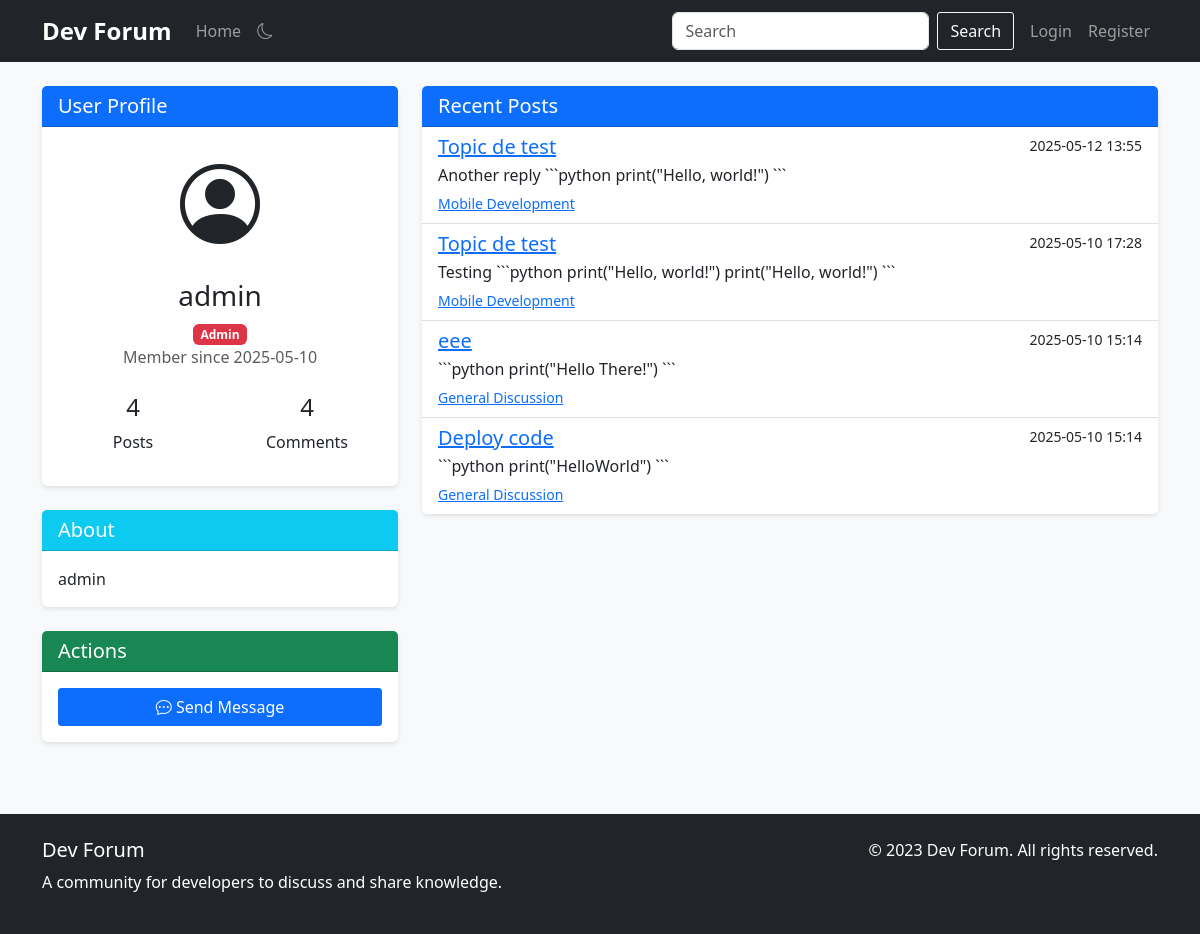
/profile/admin, run on the app's committed database.
### app.py (models this page shows, shortened)
class User(db.Model, UserMixin):
    id = db.Column(db.Integer, primary_key=True)
    username = db.Column(db.String(80), unique=True, nullable=False, index=True)
    email = db.Column(db.String(120), unique=True, nullable=False, index=True)
    password_hash = db.Column(db.String(128))
    bio = db.Column(db.Text, nullable=True)
    join_date = db.Column(db.DateTime, default=datetime.utcnow, index=True)
    is_admin = db.Column(db.Boolean, default=False)
    posts = db.relationship('Post', backref='author', lazy='dynamic', cascade='all, delete-orphan')
    comments = db.relationship('Comment', backref='author', lazy='dynamic', cascade='all, delete-orphan')

class Post(db.Model):
    id = db.Column(db.Integer, primary_key=True)
    content = db.Column(db.Text, nullable=False)
    created_at = db.Column(db.DateTime, default=datetime.utcnow, index=True)
    updated_at = db.Column(db.DateTime, default=datetime.utcnow, onupdate=datetime.utcnow)
    user_id = db.Column(db.Integer, db.ForeignKey('user.id'), nullable=False, index=True)
    topic_id = db.Column(db.Integer, db.ForeignKey('topic.id'), nullable=False, index=True)
    comments = db.relationship('Comment', backref='post', lazy='dynamic', cascade='all, delete-orphan')

class Topic(db.Model):
    id = db.Column(db.Integer, primary_key=True)
    title = db.Column(db.String(100), nullable=False, index=True)
    description = db.Column(db.Text, nullable=True)
    created_at = db.Column(db.DateTime, default=datetime.utcnow, index=True)
    category_id = db.Column(db.Integer, db.ForeignKey('category.id'), nullable=False, index=True)
    posts = db.relationship('Post', backref='topic', lazy='dynamic', cascade='all, delete-orphan')

class Category(db.Model):
    id = db.Column(db.Integer, primary_key=True)
    name = db.Column(db.String(100), nullable=False, index=True)
    description = db.Column(db.Text, nullable=True)
    topics = db.relationship('Topic', backref='category', lazy='dynamic', cascade='all, delete-orphan')

### app.py (the view)
@app.route('/profile/<username>')
def profile(username):
    user = User.query.filter_by(username=username).first_or_404()
    posts = Post.query.filter_by(user_id=user.id).order_by(Post.created_at.desc()).all()
    return render_template('profile.html', user=user, posts=posts)

### app.py (called while the page is built)
@app.template_filter('nl2br')
def nl2br(value):
    if value:
        value = str(value)
        return Markup(value.replace('\n', '<br>'))
    return value

### templates/profile.html (shortened to what this page needs)
{% extends "base.html" %}
{% block content %}
<div class="row">
    <div class="col-md-4">
        <div class="card mb-4">
            <div class="card-header bg-primary text-white">
                <h5 class="mb-0">User Profile</h5>
            </div>
            <div class="card-body text-center">
                <div class="mb-3">
                    <i class="bi bi-person-circle" style="font-size: 5rem;"></i>
                </div>
                <h3>{{ user.username }}</h3>
                {% if user.is_admin %}
                <span class="badge bg-danger">Admin</span>
                {% endif %}
                <p class="text-muted">Member since {{ user.join_date.strftime('%Y-%m-%d') }}</p>
                <div class="row text-center mt-4">
                    <div class="col-6">
                        <h4>{{ user.posts.count() }}</h4>
                        <p>Posts</p>
                    </div>
                    <div class="col-6">
                        <h4>{{ user.comments.count() }}</h4>
                        <p>Comments</p>
                    </div>
                </div>
            </div>
        </div>
        {% if user.bio %}
        <div class="card mb-4">
            <div class="card-header bg-info text-white">
                <h5 class="mb-0">About</h5>
            </div>
            <div class="card-body">
                <p class="mb-0">{{ user.bio|nl2br }}</p>
            </div>
        </div>
        {% endif %}
        <div class="card mb-4">
            <div class="card-header bg-success text-white">
                <h5 class="mb-0">Actions</h5>
            </div>
            <div class="card-body">
                <div class="d-grid gap-2">
                    {% if user == current_user %}
                    <a href="{{ url_for('edit_profile') }}" class="btn btn-primary">
                        <i class="bi bi-pencil-square"></i> Edit Profile
                    </a>
                    {% else %}
                    <a href="{{ url_for('new_message', username=user.username) }}" class="btn btn-primary">
                        <i class="bi bi-chat-dots"></i> Send Message
                    </a>
                    {% endif %}
                </div>
            </div>
        </div>
    </div>
    <div class="col-md-8">
        <div class="card">
            <div class="card-header bg-primary text-white">
                <h5 class="mb-0">Recent Posts</h5>
            </div>
            <div class="list-group list-group-flush">
                {% for post in posts %}
                <div class="list-group-item">
                    <div class="d-flex justify-content-between">
                        <h5 class="mb-1">
                            <a href="{{ url_for('topic', topic_id=post.topic_id) }}">{{ post.topic.title }}</a>
                        </h5>
                        <small>{{ post.created_at.strftime('%Y-%m-%d %H:%M') }}</small>
                    </div>
                    <p class="mb-1">{{ post.content|truncate(200) }}</p>
                    <small>
                        <a href="{{ url_for('category', category_id=post.topic.category_id) }}">{{ post.topic.category.name }}</a>
                    </small>
                </div>
                {% else %}
                <div class="list-group-item">
                    <p class="mb-0">No posts yet.</p>
                </div>
                {% endfor %}
            </div>
        </div>
    </div>
</div>
{% endblock %}

### static/css/style.css (style rules this page uses)
body { font-family: 'Segoe UI', Tahoma, Geneva, Verdana, sans-serif; background-color: #f8f9fa; color: #333; }
.card { box-shadow: 0 2px 4px rgba(0, 0, 0, 0.1); border: none; margin-bottom: 20px; }
.card-header { font-weight: bold; }
.btn { border-radius: 3px; }

### data on the page
User: username "admin", join_date "2025-05-10", bio "admin"
Post: topic "Topic de test", created_at "2025-05-12 13:55", content "Another reply ```python print(\"Hello, world!\") ```", topic.category.name "Mobile Development"
Post: topic "Topic de test", created_at "2025-05-10 17:28", content "Testing ```python print(\"Hello, world!\") print(\"Hello, world!\") ```", topic.category.name "Mobile Development"
Post: topic "eee", created_at "2025-05-10 15:14", content "```python print(\"Hello There!\") ```", topic.category.name "General Discussion"
Post: topic "Deploy code", created_at "2025-05-10 15:14", content "```python print(\"HelloWorld\") ```", topic.category.name "General Discussion"

### other printed values
{{ user.posts.count() }} "4"
{{ user.comments.count() }} "4"
